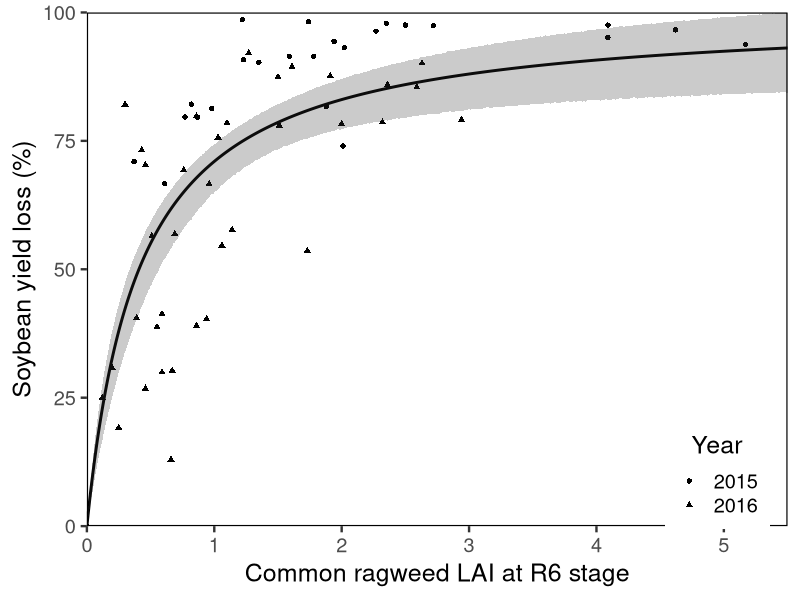

Here is the R script that generated this plot:
## ---- chunk 1
knitr::opts_chunk$set(echo = F)
library(ggplot2)

samples<-read.csv("competition_sampling.csv", header = TRUE, na.strings = ".")
samples$YL<-(samples$YL*100)
samples$yr_repl  <- with(samples, factor(year):factor(rep))
samples<-subset(samples, trt > 1)
## ---- chunk 2
predictNLS <- function(
object, 
newdata,
level = 0.95, 
nsim = 10000,
...
)
{
  require(MASS, quietly = TRUE)
   
  ## get right-hand side of formula
  RHS <- as.list(object$call$formula)[[3]]
  EXPR <- as.expression(RHS)
   
  ## all variables in model
  VARS <- all.vars(EXPR)
   
  ## coefficients
  COEF <- coef(object)
   
  ## extract predictor variable    
  predNAME <- setdiff(VARS, names(COEF))  
   
  ## take fitted values, if 'newdata' is missing
  if (missing(newdata)) {
    newdata <- eval(object$data)[predNAME]
    colnames(newdata) <- predNAME
  }
     
  ## check that 'newdata' has same name as predVAR
  if (names(newdata)[1] != predNAME) stop("newdata should have name '", predNAME, "'!")
   
  ## get parameter coefficients
  COEF <- coef(object)
     
  ## get variance-covariance matrix
  VCOV <- vcov(object)
   
  ## augment variance-covariance matrix for 'mvrnorm' 
  ## by adding a column/row for 'error in x'
  NCOL <- ncol(VCOV)
  ADD1 <- c(rep(0, NCOL))
  ADD1 <- matrix(ADD1, ncol = 1)
  colnames(ADD1) <- predNAME
  VCOV <- cbind(VCOV, ADD1)
  ADD2 <- c(rep(0, NCOL + 1))
  ADD2 <- matrix(ADD2, nrow = 1)
  rownames(ADD2) <- predNAME
  VCOV <- rbind(VCOV, ADD2) 
         
  ## iterate over all entries in 'newdata' as in usual 'predict.' functions
  NR <- nrow(newdata)
  respVEC <- numeric(NR)
  seVEC <- numeric(NR)
  varPLACE <- ncol(VCOV)   
   
  ## define counter function
  counter <- function (i) 
  {
    if (i%%10 == 0) 
      cat(i)
    else cat(".")
    if (i%%50 == 0) 
      cat("\n")
    flush.console()
  }
   
  outMAT <- NULL 
   
  for (i in 1:NR) {
    counter(i)
     
    ## get predictor values and optional errors
    predVAL <- newdata[i, 1]
    if (ncol(newdata) == 2) predERROR <- newdata[i, 2] else predERROR <- 0
    names(predVAL) <- predNAME  
    names(predERROR) <- predNAME  
     
    ## create mean vector for 'mvrnorm'
    MU <- c(COEF, predVAL)
     
    ## create variance-covariance matrix for 'mvrnorm'
    ## by putting error^2 in lower-right position of VCOV
    newVCOV <- VCOV
    newVCOV[varPLACE, varPLACE] <- predERROR^2
     
    ## create MC simulation matrix
    simMAT <- mvrnorm(n = nsim, mu = MU, Sigma = newVCOV, empirical = TRUE)
     
    ## evaluate expression on rows of simMAT
    EVAL <- try(eval(EXPR, envir = as.data.frame(simMAT)), silent = TRUE)
    if (inherits(EVAL, "try-error")) stop("There was an error evaluating the simulations!")
     
    ## collect statistics
    PRED <- data.frame(predVAL)
    colnames(PRED) <- predNAME   
    FITTED <- predict(object, newdata = data.frame(PRED))
    MEAN.sim <- mean(EVAL, na.rm = TRUE)
    SD.sim <- sd(EVAL, na.rm = TRUE)
    MEDIAN.sim <- median(EVAL, na.rm = TRUE)
    MAD.sim <- mad(EVAL, na.rm = TRUE)
    QUANT <- quantile(EVAL, c((1 - level)/2, level + (1 - level)/2))
    RES <- c(FITTED, MEAN.sim, SD.sim, MEDIAN.sim, MAD.sim, QUANT[1], QUANT[2])
    outMAT <- rbind(outMAT, RES)
  }
   
  colnames(outMAT) <- c("fit", "mean", "sd", "median", "mad", names(QUANT[1]), names(QUANT[2]))
  rownames(outMAT) <- NULL
   
  cat("\n")
   
  return(outMAT)  
}
## ---- chunk 3
#Normal nls function with Cousens model. YL (yield loss) is the Y variable, l.LAI.rag (Leaf area index of ragweed at the last sampling) is the X variable. 
l.LAI<-nls(YL~(I*l.LAI.rag)/(1+(I*l.LAI.rag)/A), data = samples, start = list(I=100, A=100), control = list(maxiter = 500), algorithm = "port", upper = c(100000,100))

#Create a new data frame with X values. In this case I created X values from 0 to 5.5 LAI increasing by every 0.01.
nd5 = data.frame(l.LAI.rag=seq(0, 5.5, .01))

#Use new funciton, predictNLS, to created confidence interval (This can take a few minutes to compute). This function returns many of the original NLS values which is needed for ploting easily.
# So, l.LAI is the NLS model we are fitting and nd5 is the new dataframe we made with just X values.
pred.top<-predictNLS(l.LAI, nd5)
pred.top<-as.data.frame(pred.top)

# This adds the X values created so that you can plot later.
pred.top$l.LAI.rag<-nd5$l.LAI.rag

# fit is the Y variable same as the original NLS model
pred.top$YL<-pred.top$fit

#create new name for upper limit
pred.top$upr<-pred.top$`97.5%`

#same for lower limit
pred.top$lwr<-pred.top$`2.5%`
pred.top<-as.data.frame(pred.top)

# Delete any upper limits greater than the maximum you want the y-axis to go to. I did'nt want my y-axis to go above 100% yield loss so I deleted any upper limits greater than 100.
pred.top$upr2<-ifelse(pred.top$upr>100.0000000,100,pred.top$upr)

# use original data file for plotting data points.
  Figure_Maxwel<-ggplot(data=samples, aes(x=l.LAI.rag, y=YL)) + geom_point(aes(shape=factor(year))) +
# use new data file for [plotting fitted nls line and confidence interval
  geom_line(data=pred.top, aes(y=YL, x=l.LAI.rag),size=1) +
  geom_ribbon(data=pred.top, aes(ymin=lwr, ymax=upr2), alpha=0.25) +
 
# just aesthetics adjustments 
    scale_x_continuous("Common ragweed LAI at R6 stage", expand = c(0,0)) +
  scale_y_continuous("Soybean yield loss (%)", limits = c(0,100), expand = c(0,0)) +
  scale_shape_discrete(name="  Year") +
  theme_bw(base_size = 18) +
  theme(panel.grid.major = element_blank(), panel.grid.minor = element_blank(),
        panel.border = element_rect(colour = "black", fill = NA)) + theme(legend.position=c(.90,.10))

# save figure as tif
  tiff("Figure_Maxwel.tif", width = 18.415, height = 18.415, units = 'cm', res=300)
  Figure_Maxwel
  dev.off()
